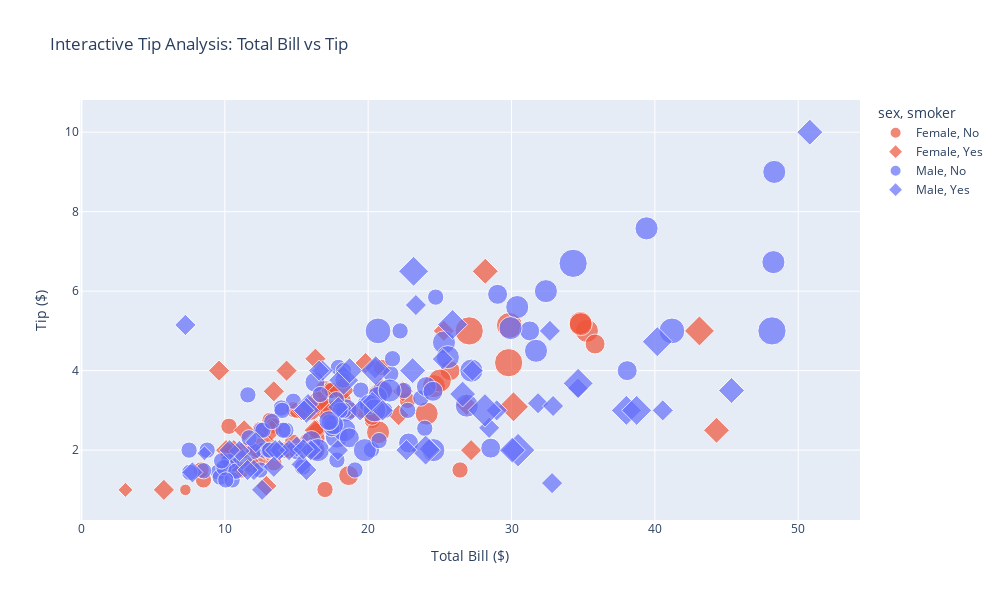

Notebook source saved alongside this figure:
### Code cell
import plotly.express as px
# Advanced scatter plot with multiple dimensions
fig = px.scatter(df, x='total_bill', y='tip', 
                 color='sex', size='size', hover_name='day',
                 symbol='smoker', title='Interactive Tip Analysis: Total Bill vs Tip',
                 labels={'total_bill': 'Total Bill ($)', 'tip': 'Tip ($)'},
                 color_discrete_map={'Male': '#636EFA', 'Female': '#EF553B'})
fig.update_layout(height=600, width=1000)
fig.show()

print("\nInteractive Plot Interpretation:")
print("- Bubble size represents party size - larger parties visible as bigger bubbles")
print("- Color distinguishes sex - slight visual separation suggests behavioral differences")
print("- Smokers (×) vs non-smokers (○) show overlapping patterns")

### Figure 1 — Plotly figure (JSON) as saved in the notebook; plotly's stock layout.template omitted (floating-point values rounded to 4 significant figures)
{"data": [{"hovertemplate": "<b>%{hovertext}</b><br><br>sex=Female<br>smoker=No<br>Total Bill ($)=%{x}<br>Tip ($)=%{y}<br>size=%{marker.size}<extra></extra>", "hovertext": ["Sun", "Sun", "Sun", "Sun", "Sun", "Sun", "Sat", "Sat", "Sat", "Sat", "Sat", "Sat", "Sun", "Sun", "Sat", "Sat", "Sat", "Sat", "Thur", "Thur", "Fri", "Sat", "Sat", "Sun", "Sun", "Thur", "Thur", "Thur", "Thur", "Thur", "Thur", "Thur", "Thur", "Thur", "Thur", "Thur", "Thur", "Thur", "Thur", "Thur", "Thur", "Thur", "Thur", "Thur", "Thur", "Thur", "Thur", "Sun", "Sun", "Sun", "Sun", "Fri", "Sat", "Thur"], "legendgroup": "Female, No", "marker": {"color": "#EF553B", "size": [2, 4, 4, 2, 3, 3, 2, 2, 2, 2, 4, 3, 2, 4, 2, 2, 3, 2, 1, 4, 2, 2, 1, 3, 2, 2, 2, 4, 2, 2, 6, 2, 2, 2, 2, 2, 2, 2, 2, 2, 2, 2, 6, 2, 2, 3, 2, 5, 4, 2, 3, 3, 3, 2], "sizemode": "area", "sizeref": 0.015, "symbol": "circle"}, "mode": "markers", "name": "Female, No", "orientation": "v", "showlegend": true, "type": "scatter", "x": [16.99, 24.59, 35.26, 14.83, 10.33, 16.97, 20.29, 15.77, 19.65, 15.06, 20.69, 16.93, 10.29, 34.81, 26.41, 16.45, 17.07, 14.73, 10.07, 34.83, 22.75, 20.92, 7.25, 25.71, 17.31, 10.65, 12.43, 24.08, 13.42, 12.48, 29.8, 14.52, 11.38, 20.27, 11.17, 12.26, 18.26, 8.51, 10.33, 14.15, 13.16, 17.47, 27.05, 16.43, 8.35, 18.64, 11.87, 29.85, 25.0, 13.39, 16.21, 15.98, 35.83, 18.78], "xaxis": "x", "y": [1.01, 3.61, 5.0, 3.02, 1.67, 3.5, 2.75, 2.23, 3.0, 3.0, 2.45, 3.07, 2.6, 5.2, 1.5, 2.47, 3.0, 2.2, 1.83, 5.17, 3.25, 4.08, 1.0, 4.0, 3.5, 1.5, 1.8, 2.92, 1.68, 2.52, 4.2, 2.0, 2.0, 2.83, 1.5, 2.0, 3.25, 1.25, 2.0, 2.0, 2.75, 3.5, 5.0, 2.3, 1.5, 1.36, 1.63, 5.14, 3.75, 2.61, 2.0, 3.0, 4.67, 3.0], "yaxis": "y"}, {"hovertemplate": "<b>%{hovertext}</b><br><br>sex=Female<br>smoker=Yes<br>Total Bill ($)=%{x}<br>Tip ($)=%{y}<br>size=%{marker.size}<extra></extra>", "hovertext": ["Sat", "Sat", "Sat", "Fri", "Fri", "Fri", "Fri", "Sat", "Sat", "Sat", "Sun", "Sat", "Sat", "Sun", "Sun", "Sun", "Thur", "Thur", "Thur", "Thur", "Thur", "Thur", "Thur", "Sat", "Sat", "Sat", "Sat", "Sat", "Fri", "Fri", "Fri", "Sat", "Sat"], "legendgroup": "Female, Yes", "marker": {"color": "#EF553B", "size": [1, 2, 2, 2, 2, 2, 2, 3, 2, 2, 2, 2, 2, 2, 3, 3, 2, 4, 2, 2, 2, 2, 3, 2, 2, 3, 2, 4, 2, 2, 2, 2, 2], "sizemode": "area", "sizeref": 0.015, "symbol": "diamond"}, "mode": "markers", "name": "Female, Yes", "orientation": "v", "showlegend": true, "type": "scatter", "x": [3.07, 26.86, 25.28, 5.75, 16.32, 11.35, 15.38, 44.3, 22.42, 14.31, 17.51, 10.59, 10.63, 9.6, 20.9, 18.15, 19.81, 43.11, 13.0, 12.74, 13.0, 16.4, 16.47, 12.76, 13.27, 28.17, 12.9, 30.14, 13.42, 16.27, 10.09, 22.12, 27.18], "xaxis": "x", "y": [1.0, 3.14, 5.0, 1.0, 4.3, 2.5, 3.0, 2.5, 3.48, 4.0, 3.0, 1.61, 2.0, 4.0, 3.5, 3.5, 4.19, 5.0, 2.0, 2.01, 2.0, 2.5, 3.23, 2.23, 2.5, 6.5, 1.1, 3.09, 3.48, 2.5, 2.0, 2.88, 2.0], "yaxis": "y"}, {"hovertemplate": "<b>%{hovertext}</b><br><br>sex=Male<br>smoker=No<br>Total Bill ($)=%{x}<br>Tip ($)=%{y}<br>size=%{marker.size}<extra></extra>", "hovertext": ["Sun", "Sun", "Sun", "Sun", "Sun", "Sun", "Sun", "Sun", "Sun", "Sun", "Sun", "Sun", "Sun", "Sat", "Sat", "Sat", "Sat", "Sat", "Sat", "Sat", "Sat", "Sat", "Sat", "Sat", "Sat", "Sat", "Sat", "Sat", "Sat", "Sun", "Sun", "Sun", "Sun", "Sun", "Sun", "Sun", "Sun", "Sun", "Sun", "Sun", "Sun", "Sun", "Sat", "Sat", "Sat", "Sat", "Sat", "Sat", "Thur", "Thur", "Thur", "Thur", "Thur", "Thur", "Thur", "Thur", "Thur", "Fri", "Fri", "Sat", "Sat", "Sun", "Sun", "Sun", "Thur", "Thur", "Thur", "Thur", "Thur", "Thur", "Thur", "Thur", "Thur", "Thur", "Sun", "Sun", "Sun", "Sun", "Sun", "Sun", "Sun", "Sun", "Sun", "Sun", "Sun", "Sun", "Sun", "Sun", "Thur", "Sat", "Sat", "Sat", "Sat", "Sat", "Sat", "Sat", "Sat"], "legendgroup": "Male, No", "marker": {"color": "#636EFA", "size": [3, 3, 2, 4, 2, 4, 2, 2, 2, 2, 4, 2, 3, 3, 2, 4, 2, 4, 2, 2, 2, 2, 4, 2, 3, 3, 3, 3, 3, 2, 2, 2, 4, 2, 2, 4, 3, 2, 2, 2, 4, 2, 4, 3, 3, 2, 2, 2, 4, 2, 2, 2, 2, 2, 2, 2, 2, 2, 2, 2, 2, 3, 2, 4, 2, 2, 2, 2, 3, 2, 6, 5, 2, 2, 2, 2, 3, 4, 4, 6, 4, 4, 2, 2, 3, 2, 4, 5, 2, 4, 4, 2, 2, 2, 2, 3, 2], "sizemode": "area", "sizeref": 0.015, "symbol": "circle"}, "mode": "markers", "name": "Male, No", "orientation": "v", "showlegend": true, "type": "scatter", "x": [10.34, 21.01, 23.68, 25.29, 8.77, 26.88, 15.04, 14.78, 10.27, 15.42, 18.43, 21.58, 16.29, 20.65, 17.92, 39.42, 19.82, 17.81, 13.37, 12.69, 21.7, 9.55, 18.35, 17.78, 24.06, 16.31, 18.69, 31.27, 16.04, 17.46, 13.94, 9.68, 30.4, 18.29, 22.23, 32.4, 28.55, 18.04, 12.54, 9.94, 25.56, 19.49, 48.27, 17.59, 20.08, 20.23, 12.02, 10.51, 27.2, 22.76, 17.29, 16.66, 15.98, 13.03, 18.28, 24.71, 21.16, 22.49, 12.46, 18.24, 14.0, 38.07, 23.95, 29.93, 11.69, 14.26, 15.95, 8.52, 22.82, 19.08, 34.3, 41.19, 9.78, 7.51, 14.07, 13.13, 17.26, 24.55, 19.77, 48.17, 16.49, 21.5, 12.66, 13.81, 24.52, 20.76, 31.71, 20.69, 7.56, 48.33, 20.45, 13.28, 11.61, 10.77, 10.07, 29.03, 17.82], "xaxis": "x", "y": [1.66, 3.5, 3.31, 4.71, 2.0, 3.12, 1.96, 3.23, 1.71, 1.57, 3.0, 3.92, 3.71, 3.35, 4.08, 7.58, 3.18, 2.34, 2.0, 2.0, 4.3, 1.45, 2.5, 3.27, 3.6, 2.0, 2.31, 5.0, 2.24, 2.54, 3.06, 1.32, 5.6, 3.0, 5.0, 6.0, 2.05, 3.0, 2.5, 1.56, 4.34, 3.51, 6.73, 2.64, 3.15, 2.01, 1.97, 1.25, 4.0, 3.0, 2.71, 3.4, 2.03, 2.0, 4.0, 5.85, 3.0, 3.5, 1.5, 3.76, 3.0, 4.0, 2.55, 5.07, 2.31, 2.5, 2.0, 1.48, 2.18, 1.5, 6.7, 5.0, 1.73, 2.0, 2.5, 2.0, 2.74, 2.0, 2.0, 5.0, 2.0, 3.5, 2.5, 2.0, 3.48, 2.24, 4.5, 5.0, 1.44, 9.0, 3.0, 2.72, 3.39, 1.47, 1.25, 5.92, 1.75], "yaxis": "y"}, {"hovertemplate": "<b>%{hovertext}</b><br><br>sex=Male<br>smoker=Yes<br>Total Bill ($)=%{x}<br>Tip ($)=%{y}<br>size=%{marker.size}<extra></extra>", "hovertext": ["Sat", "Sat", "Sat", "Sat", "Sat", "Sat", "Sat", "Sat", "Thur", "Thur", "Fri", "Fri", "Fri", "Fri", "Fri", "Sat", "Sat", "Sat", "Thur", "Sat", "Sat", "Sun", "Sun", "Sun", "Sun", "Sun", "Sun", "Sun", "Sun", "Sun", "Sun", "Sun", "Sun", "Sun", "Sun", "Sun", "Thur", "Thur", "Thur", "Thur", "Thur", "Thur", "Thur", "Sat", "Sat", "Sat", "Sat", "Sat", "Sat", "Sat", "Sat", "Fri", "Fri", "Fri", "Sat", "Sat", "Sat", "Sat", "Sat", "Sat"], "legendgroup": "Male, Yes", "marker": {"color": "#636EFA", "size": [4, 2, 2, 2, 2, 4, 2, 2, 2, 2, 2, 4, 2, 2, 2, 2, 2, 2, 2, 3, 2, 2, 2, 2, 2, 2, 2, 2, 4, 2, 3, 4, 2, 5, 3, 2, 2, 2, 2, 2, 2, 3, 4, 3, 4, 2, 3, 4, 5, 2, 2, 2, 1, 2, 4, 3, 2, 2, 2, 2], "sizemode": "area", "sizeref": 0.015, "symbol": "diamond"}, "mode": "markers", "name": "Male, Yes", "orientation": "v", "showlegend": true, "type": "scatter", "x": [38.01, 11.24, 20.29, 13.81, 11.02, 18.29, 15.01, 17.92, 19.44, 32.68, 28.97, 40.17, 27.28, 12.03, 21.01, 15.36, 20.49, 25.21, 16.0, 50.81, 15.81, 7.25, 31.85, 16.82, 32.9, 17.89, 14.48, 34.63, 34.65, 23.33, 45.35, 23.17, 40.55, 30.46, 23.1, 15.69, 28.44, 15.48, 16.58, 10.34, 13.51, 18.71, 20.53, 26.59, 38.73, 24.27, 30.06, 25.89, 28.15, 11.59, 7.74, 12.16, 8.58, 13.42, 24.01, 15.69, 15.53, 12.6, 32.83, 22.67], "xaxis": "x", "y": [3.0, 1.76, 3.21, 2.0, 1.98, 3.76, 2.09, 3.08, 3.0, 5.0, 3.0, 4.73, 4.0, 1.5, 3.0, 1.64, 4.06, 4.29, 2.0, 10.0, 3.16, 5.15, 3.18, 4.0, 3.11, 2.0, 2.0, 3.55, 3.68, 5.65, 3.5, 6.5, 3.0, 2.0, 4.0, 1.5, 2.56, 2.02, 4.0, 2.0, 2.0, 4.0, 4.0, 3.41, 3.0, 2.03, 2.0, 5.16, 3.0, 1.5, 1.44, 2.2, 1.92, 1.58, 2.0, 3.0, 3.0, 1.0, 1.17, 2.0], "yaxis": "y"}], "layout": {"height": 600, "legend": {"itemsizing": "constant", "title": {"text": "sex, smoker"}, "tracegroupgap": 0}, "title": {"text": "Interactive Tip Analysis: Total Bill vs Tip"}, "width": 1000, "xaxis": {"anchor": "y", "domain": [0, 1], "title": {"text": "Total Bill ($)"}}, "yaxis": {"anchor": "x", "domain": [0, 1], "title": {"text": "Tip ($)"}}}}
